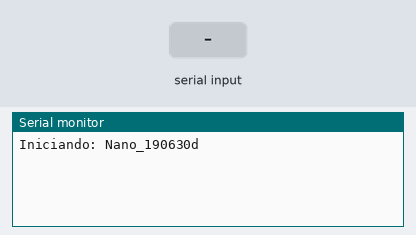
A sketch run on a simulated Arduino Uno, built with avr-gcc and run on an emulated ATmega328P. On the bench: the last lines printed to the serial monitor. Inputs (shaded band) come from the test bench.

Above: at 1.2 s.
1.3 s: "1\n" received over Serial
At 3.5 s:
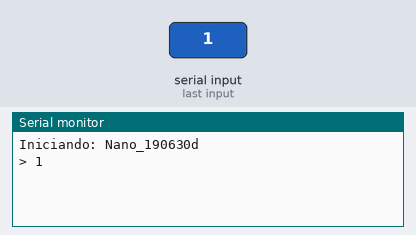
3.8 s: "0\n" received over Serial
At 5.5 s:
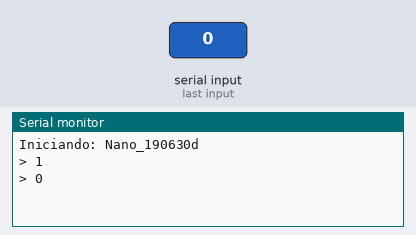

Measured:
- after the input at 1.3 s, the serial monitor: prints a new line after 1.0 s (image 1)
- after the input at 3.8 s, the serial monitor: prints a new line after 1.0 s (image 2)

The sketch:

Nano_190630d.ino
```cpp
// Arduino IDE 1.8.5
// Biblioteca Arduino AVR Boards 1.6.20

#define Versao "Nano_190630d"

#define ss_rx_pin 10
#define ss_tx_pin 11

void setup() {
  Serial.begin(115200); Serial.println();
  ss_setup();
}

void loop() {
  ss_loop();
}
```

ss.ino
```cpp
#include <SoftwareSerial.h>
#define ss_speed 38400 // SoftwareSerial
SoftwareSerial mySerial(ss_rx_pin, ss_tx_pin); // RX, TX SoftwareSerial(rxPin, txPin, inverse_logic, buffer size);
String mySerial_read_buffer;

void ss_setup(){
  mySerial.begin(ss_speed); delay(10);
  Serial.print(F("Iniciando: ")); Serial.println(Versao);
  mySerial.print(F("Iniciando: ")); mySerial.println(Versao);
}

void ss_loop(){
  //
  if (mySerial.available()) {
    char sa; sa=mySerial.read();
    if(sa==13){
      Serial.print("esp> "); Serial.println(mySerial_read_buffer);
      ss_run(mySerial_read_buffer);
      mySerial_read_buffer="";
    }
    if(sa>=32) mySerial_read_buffer+=sa;
  }
  //
  if(Serial.available()){
    String str;
    str = Serial.readStringUntil('\r');
    str.trim();
    if(str.length()>0){
      Serial.print("> "); Serial.println(str);
      ss_run(str);
      String sa;
      for(uint8_t i=0; i<8;i++){
        sa="s"; sa+=i; sa+="=";
        if(str.substring(0,3)==sa) mySerial.println(str);
        sa="r"; sa+=i; sa+="=";
        if(str.substring(0,3)==sa) mySerial.println(str);
        sa="f"; sa+=i; sa+="=";
        if(str.substring(0,3)==sa) mySerial.println(str);
      }
      sa="l="; if(str.substring(0,2)==sa) mySerial.println(str);
      sa=F("time");  if(str==sa){  mySerial.println(str); }
    }
  }
}

void ss_run(String str){
  String sa;
  sa=F("Versao"); if(str==sa){ Serial.print(F("Versao: ")); Serial.println(Versao); }
  sa=F("Reset");  if(str==sa){ delay(1); asm volatile ("  jmp 0"); }
  sa=F("esp=");   if(str.indexOf(sa)==0){ mySerial.println(str); }
  sa=F("wifi=");  if(str.indexOf(sa)==0){ mySerial.println(str); }
}

// esp=reset
// wifi=ssid:password
// wifi=reconnect
// wifi=disconnect
// s0=1; s0=2;
// f0=3.14;
// r0=0; (turn) r0=1; (off) ro=2; (on)
// l=texto a ser adicionado no log
```
